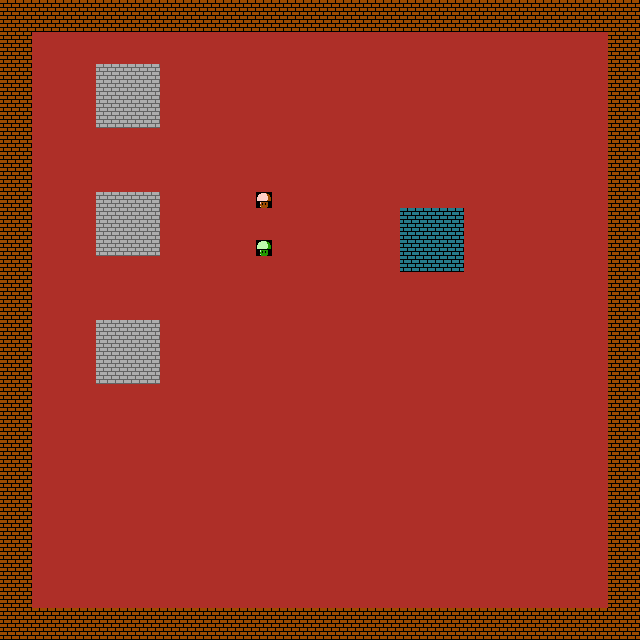

This game map was drawn from its Tiled (.tmx) file and the tilesets committed beside it. A one-line description and the trimmed map source follow:
An orthogonal 40x40 tile map with 16x16 px tiles, 3 tile layers (background, groundPaint, graphics) and 11 objects.

<map version="1.10" tiledversion="1.11.0" orientation="orthogonal" renderorder="right-down" width="40" height="40" tilewidth="16" tileheight="16" infinite="0" nextlayerid="7" nextobjectid="22">
 <tileset firstgid="1" source="customMap_1.tsx" />
 <layer id="1" name="background" width="40" height="40">
  <data>[1600 cells, 373 non-empty, 4 distinct tile ids]</data>
 </layer>
 <layer id="6" name="groundPaint" width="40" height="40">
  <data>[1600 cells, 1230 non-empty, 1 distinct tile ids]</data>
 </layer>
 <layer id="2" name="graphics" width="40" height="40">
  <data>[1600 cells, 2 non-empty, 2 distinct tile ids]</data>
 </layer>
 <objectgroup id="3" name="bricks">
  <object id="8" x="0" y="0" width="32" height="640" />
  <object id="9" x="32" y="0" width="608" height="32" />
  <object id="10" x="608" y="32" width="32" height="608" />
  <object id="11" x="32" y="608" width="576" height="32" />
  <object id="12" x="96" y="64" width="64" height="64" />
  <object id="13" x="96" y="192" width="64" height="64" />
  <object id="14" x="96" y="320" width="64" height="64" />
  <object id="20" x="400" y="208" width="64" height="64" />
  <object id="21" x="400" y="208" width="64" height="64" />
 </objectgroup>
 <objectgroup id="5" name="mushrooms">
  <object id="18" x="256" y="192" width="16" height="16" />
  <object id="19" x="256" y="240" width="16" height="16" />
 </objectgroup>
</map>
